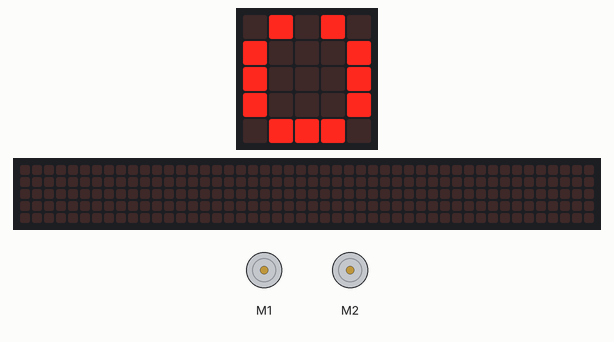
A program run on a simulated BBC micro:bit (MakeCode). On the bench: the board's 5×5 LED display, 2 × DC motor (green arrow = forward, orange = backward, longer = faster), a strip that is not on the board, showing the scrolling text unrolled. The 48×5 strip is a reading aid, not a part: it shows the text the display is scrolling, unrolled, one strip-width of it at a time.

Above: at 0.1 s.
At 0.5 s:
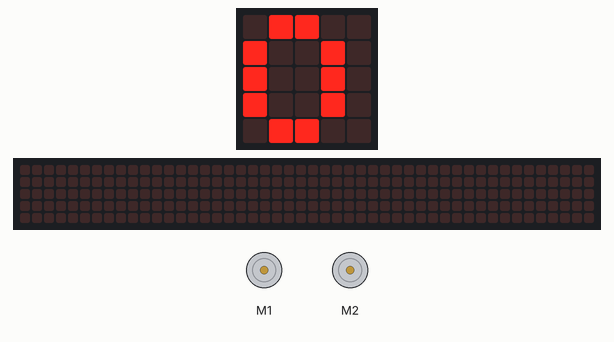
At 11.9 s:
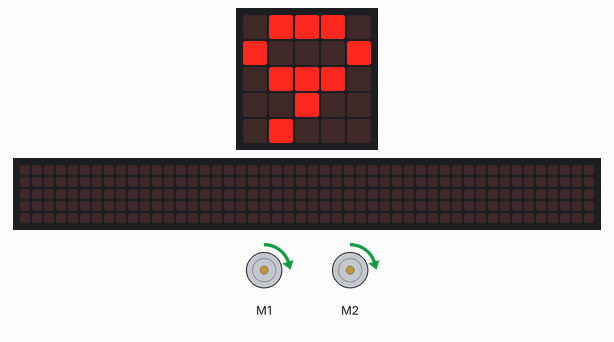
At 39.01 s:
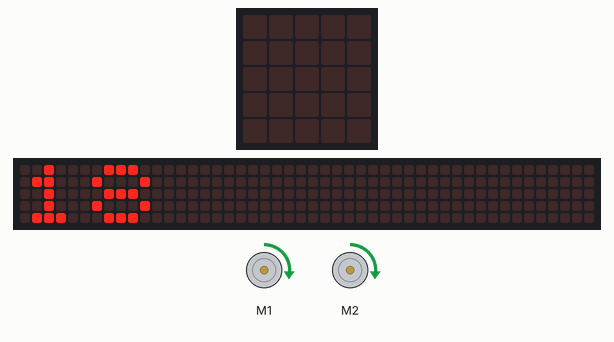
Timing chart, 0 to 40.0 s (numbered marks = the images above):
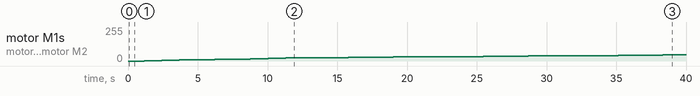

The program:

main.ts
```typescript
let test3 = 1
let test2 = 1
let test = 0
basic.showLeds(`
    . # . # .
    # . . . #
    # . . . #
    # . . . #
    . # # # .
    `)
basic.forever(function () {
    basic.showString("" + (test))
    cuteBot.motors(test2, test3)
    test3 += 1
    test2 += 1
    test += 1
    basic.pause(500)
})
```

test.ts
```typescript
// Tady jsou testy. Při použití tohoto balíčku jako rozšíření nebude zkompilováno.
```

Measured:
- by itself, motor M1, motor M2: moves from stopped to forward 46/255 over 37.2 s
- what the display in image 1 shows lasts 1.3 s, from 0.4 s to 1.7 s
